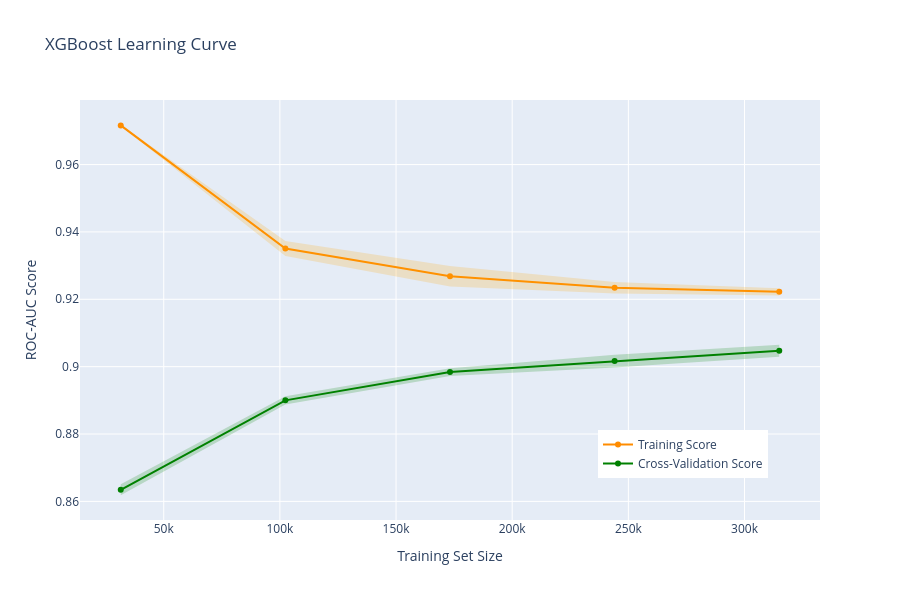

The notebook cell this image was saved under:
### Code cell
# Learning Curve Plot
fig = go.Figure()

# Training score
fig.add_trace(go.Scatter(
    x=train_sizes, y=train_mean,
    mode='lines+markers',
    name='Training Score',
    line=dict(color='darkorange', width=2)
))

# Training score std
fig.add_trace(go.Scatter(
    x=np.concatenate([train_sizes, train_sizes[::-1]]),
    y=np.concatenate([train_mean - train_std, (train_mean + train_std)[::-1]]),
    fill='toself',
    fillcolor='rgba(255,165,0,0.2)',
    line=dict(color='rgba(255,255,255,0)'),
    showlegend=False
))

# Validation score
fig.add_trace(go.Scatter(
    x=train_sizes, y=val_mean,
    mode='lines+markers',
    name='Cross-Validation Score',
    line=dict(color='green', width=2)
))

# Validation score std
fig.add_trace(go.Scatter(
    x=np.concatenate([train_sizes, train_sizes[::-1]]),
    y=np.concatenate([val_mean - val_std, (val_mean + val_std)[::-1]]),
    fill='toself',
    fillcolor='rgba(0,128,0,0.2)',
    line=dict(color='rgba(255,255,255,0)'),
    showlegend=False
))

fig.update_layout(
    title='XGBoost Learning Curve',
    xaxis_title='Training Set Size',
    yaxis_title='ROC-AUC Score',
    width=900, height=600,
    legend=dict(x=0.7, y=0.1)
)

fig.show()

# Analysis
gap = train_mean[-1] - val_mean[-1]
print("\nLEARNING CURVE ANALYSIS:")
print(f"   Final training score: {train_mean[-1]:.4f}")
print(f"   Final CV score: {val_mean[-1]:.4f}")
print(f"   Train-CV gap: {gap:.4f}")

if gap > 0.05:
    print("\n   Note: High variance detected (overfitting). Consider:")
    print("   - More regularization")
    print("   - Feature selection")
    print("   - More training data")
elif val_mean[-1] < 0.85:
    print("\n   Note: High bias detected (underfitting). Consider:")
    print("   - More complex model")
    print("   - More features")
else:
    print("\n   Model shows good bias-variance balance")

### Figure 1 — Plotly figure (JSON) as saved in the notebook; plotly's stock layout.template omitted (floating-point values rounded to 4 significant figures)
{"data": [{"line": {"color": "darkorange", "width": 2}, "mode": "lines+markers", "name": "Training Score", "type": "scatter", "x": [31495, 102360, 173224, 244089, 314954], "y": [0.9716, 0.9351, 0.9269, 0.9234, 0.9222]}, {"fill": "toself", "fillcolor": "rgba(255,165,0,0.2)", "line": {"color": "rgba(255,255,255,0)"}, "showlegend": false, "type": "scatter", "x": [31495, 102360, 173224, 244089, 314954, 314954, 244089, 173224, 102360, 31495], "y": [0.9714, 0.9329, 0.9238, 0.9217, 0.9212, 0.9233, 0.9251, 0.9299, 0.9373, 0.9718]}, {"line": {"color": "green", "width": 2}, "mode": "lines+markers", "name": "Cross-Validation Score", "type": "scatter", "x": [31495, 102360, 173224, 244089, 314954], "y": [0.8634, 0.89, 0.8984, 0.9016, 0.9047]}, {"fill": "toself", "fillcolor": "rgba(0,128,0,0.2)", "line": {"color": "rgba(255,255,255,0)"}, "showlegend": false, "type": "scatter", "x": [31495, 102360, 173224, 244089, 314954, 314954, 244089, 173224, 102360, 31495], "y": [0.8618, 0.8888, 0.8972, 0.8998, 0.9029, 0.9065, 0.9035, 0.8996, 0.8912, 0.8651]}], "layout": {"height": 600, "legend": {"x": 0.7, "y": 0.1}, "title": {"text": "XGBoost Learning Curve"}, "width": 900, "xaxis": {"title": {"text": "Training Set Size"}}, "yaxis": {"title": {"text": "ROC-AUC Score"}}}}
